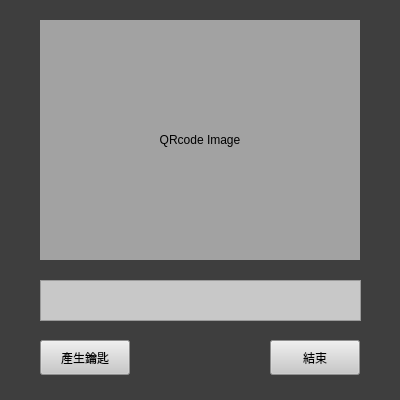
<?xml version="1.0" encoding="UTF-8"?>
<ui version="4.0">
 <class>Form</class>
 <widget class="QWidget" name="Form">
  <property name="geometry">
   <rect>
    <x>0</x>
    <y>0</y>
    <width>400</width>
    <height>400</height>
   </rect>
  </property>
  <property name="windowTitle">
   <string>Form</string>
  </property>
  <property name="styleSheet">
   <string notr="true">background-color: rgb(62, 62, 62)</string>
  </property>
  <widget class="QLabel" name="QRcodeLabel">
   <property name="geometry">
    <rect>
     <x>40</x>
     <y>20</y>
     <width>320</width>
     <height>240</height>
    </rect>
   </property>
   <property name="minimumSize">
    <size>
     <width>320</width>
     <height>240</height>
    </size>
   </property>
   <property name="maximumSize">
    <size>
     <width>320</width>
     <height>240</height>
    </size>
   </property>
   <property name="autoFillBackground">
    <bool>false</bool>
   </property>
   <property name="styleSheet">
    <string notr="true">background-color:rgb(162, 162, 162)</string>
   </property>
   <property name="text">
    <string>QRcode Image</string>
   </property>
   <property name="alignment">
    <set>Qt::AlignCenter</set>
   </property>
  </widget>
  <widget class="QTextEdit" name="QRtextEdit">
   <property name="geometry">
    <rect>
     <x>40</x>
     <y>280</y>
     <width>321</width>
     <height>41</height>
    </rect>
   </property>
   <property name="styleSheet">
    <string notr="true">background-color:rgb(200, 200, 200)</string>
   </property>
  </widget>
  <widget class="QPushButton" name="keyMakeButton">
   <property name="geometry">
    <rect>
     <x>40</x>
     <y>340</y>
     <width>90</width>
     <height>35</height>
    </rect>
   </property>
   <property name="minimumSize">
    <size>
     <width>0</width>
     <height>35</height>
    </size>
   </property>
   <property name="styleSheet">
    <string notr="true">background-color: rgb(200, 200, 200)</string>
   </property>
   <property name="text">
    <string>產生鑰匙</string>
   </property>
  </widget>
  <widget class="QPushButton" name="closeWidgetButton">
   <property name="geometry">
    <rect>
     <x>270</x>
     <y>340</y>
     <width>90</width>
     <height>35</height>
    </rect>
   </property>
   <property name="minimumSize">
    <size>
     <width>0</width>
     <height>35</height>
    </size>
   </property>
   <property name="styleSheet">
    <string notr="true">background-color: rgb(200, 200, 200)</string>
   </property>
   <property name="text">
    <string>結束</string>
   </property>
  </widget>
 </widget>
 <resources/>
 <connections/>
</ui>
